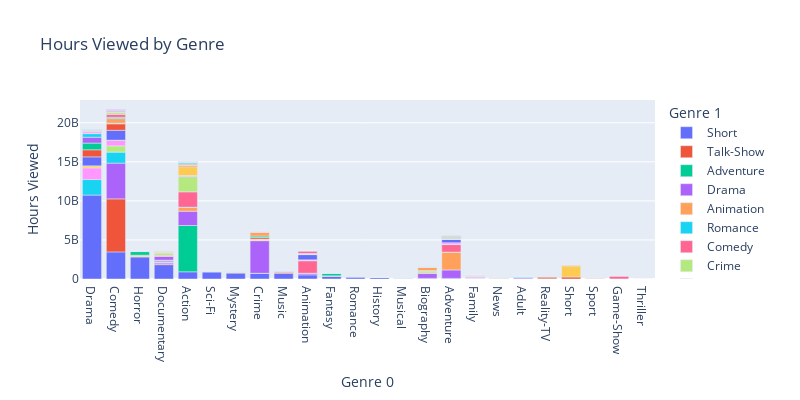

The code cell stored with this chart in its notebook:
### Code cell
# Use 'plotly' to create a visualization of the Hours Viewed by 'genre_0' and 'genre_1'. Use a stacked bar chart
# Think of the steps required to create the visualization
# Begin by grouping the data by 'genre_0' and 'genre_1' and sum the 'Hours Viewed' column. 
# Sort the resulting DataFrame by Hours Viewed for 'genre_0' and 'genre_1' in descending order
# Plot the stacked bar chart
# Use 'genre_0' for the x-axis and 'Hours Viewed' for the y-axis
# Use 'genre_1' for the color
# Add labels and title
# Set the figsize=(12, 8))
# Show the plot

import plotly.express as px

# Assuming 'df' is your DataFrame and it has columns 'genre_0', 'genre_1', and 'Hours Viewed'
grouped_df = netflix_imdb.groupby(['genre_0', 'genre_1'])['Hours Viewed'].sum().reset_index()

# Sort the DataFrame
sorted_df = grouped_df.sort_values(by='Hours Viewed', ascending=False)

# Create the plot
fig = px.bar(sorted_df, x='genre_0', y='Hours Viewed', color='genre_1', title='Hours Viewed by Genre',
             labels={'genre_0':'Genre 0', 'Hours Viewed':'Hours Viewed', 'genre_1':'Genre 1'}, 
             height=400, width=800)

# Show the plot
fig.show()

### Figure 1 — Plotly figure (JSON) as saved in the notebook; plotly's stock layout.template omitted (floating-point values rounded to 4 significant figures)
{"data": [{"alignmentgroup": "True", "hovertemplate": "Genre 1=Short<br>Genre 0=%{x}<br>Hours Viewed=%{y}<extra></extra>", "legendgroup": "Short", "marker": {"color": "#636efa", "pattern": {"shape": ""}}, "name": "Short", "offsetgroup": "Short", "orientation": "v", "showlegend": true, "textposition": "auto", "type": "bar", "x": ["Drama", "Comedy", "Horror", "Documentary", "Action", "Sci-Fi", "Mystery", "Crime", "Music", "Animation", "Fantasy", "Romance", "History", "Musical", "Biography", "Adventure", "Family", "News", "Adult", "Reality-TV"], "xaxis": "x", "y": [10743100000, 3469900000, 2847800000, 1839200000, 921600000, 916700000, 782500000, 729300000, 720800000, 531900000, 353900000, 265900000, 188100000, 94400000, 85000000, 82800000, 52700000, 46800000, 32400000, 32100000], "yaxis": "y"}, {"alignmentgroup": "True", "hovertemplate": "Genre 1=Talk-Show<br>Genre 0=%{x}<br>Hours Viewed=%{y}<extra></extra>", "legendgroup": "Talk-Show", "marker": {"color": "#EF553B", "pattern": {"shape": ""}}, "name": "Talk-Show", "offsetgroup": "Talk-Show", "orientation": "v", "showlegend": true, "textposition": "auto", "type": "bar", "x": ["Comedy", "Short", "Reality-TV", "Music", "Documentary", "News", "Sport", "Family", "Horror", "Sci-Fi", "Game-Show", "Crime", "History"], "xaxis": "x", "y": [6790700000, 257800000, 224900000, 193400000, 109100000, 58900000, 31200000, 28600000, 15100000, 13600000, 7900000, 7200000, 2400000], "yaxis": "y"}, {"alignmentgroup": "True", "hovertemplate": "Genre 1=Adventure<br>Genre 0=%{x}<br>Hours Viewed=%{y}<extra></extra>", "legendgroup": "Adventure", "marker": {"color": "#00cc96", "pattern": {"shape": ""}}, "name": "Adventure", "offsetgroup": "Adventure", "orientation": "v", "showlegend": true, "textposition": "auto", "type": "bar", "x": ["Action"], "xaxis": "x", "y": [5926900000], "yaxis": "y"}, {"alignmentgroup": "True", "hovertemplate": "Genre 1=Drama<br>Genre 0=%{x}<br>Hours Viewed=%{y}<extra></extra>", "legendgroup": "Drama", "marker": {"color": "#ab63fa", "pattern": {"shape": ""}}, "name": "Drama", "offsetgroup": "Drama", "orientation": "v", "showlegend": true, "textposition": "auto", "type": "bar", "x": ["Comedy", "Crime", "Action", "Adventure", "Biography", "Animation", "Documentary", "Adult"], "xaxis": "x", "y": [4573500000, 4179400000, 1824900000, 1076300000, 614300000, 209500000, 208600000, 141800000], "yaxis": "y"}, {"alignmentgroup": "True", "hovertemplate": "Genre 1=Animation<br>Genre 0=%{x}<br>Hours Viewed=%{y}<extra></extra>", "legendgroup": "Animation", "marker": {"color": "#FFA15A", "pattern": {"shape": ""}}, "name": "Animation", "offsetgroup": "Animation", "orientation": "v", "showlegend": true, "textposition": "auto", "type": "bar", "x": ["Adventure", "Action", "Adult"], "xaxis": "x", "y": [2278200000, 477900000, 2300000], "yaxis": "y"}, {"alignmentgroup": "True", "hovertemplate": "Genre 1=Romance<br>Genre 0=%{x}<br>Hours Viewed=%{y}<extra></extra>", "legendgroup": "Romance", "marker": {"color": "#19d3f3", "pattern": {"shape": ""}}, "name": "Romance", "offsetgroup": "Romance", "orientation": "v", "showlegend": true, "textposition": "auto", "type": "bar", "x": ["Drama", "Comedy", "Adult", "Action", "Reality-TV", "History", "Documentary", "Mystery", "Adventure", "Family", "Crime", "Musical", "Fantasy", "Animation", "Horror", "Music"], "xaxis": "x", "y": [1990000000, 1407400000, 87800000, 45800000, 30300000, 21400000, 11700000, 8700000, 6200000, 5800000, 4200000, 2100000, 1900000, 1800000, 900000, 300000], "yaxis": "y"}, {"alignmentgroup": "True", "hovertemplate": "Genre 1=Comedy<br>Genre 0=%{x}<br>Hours Viewed=%{y}<extra></extra>", "legendgroup": "Comedy", "marker": {"color": "#FF6692", "pattern": {"shape": ""}}, "name": "Comedy", "offsetgroup": "Comedy", "orientation": "v", "showlegend": true, "textposition": "auto", "type": "bar", "x": ["Action", "Animation", "Adventure", "Biography", "Adult"], "xaxis": "x", "y": [1961100000, 1599200000, 966400000, 76700000, 64200000], "yaxis": "y"}, {"alignmentgroup": "True", "hovertemplate": "Genre 1=Crime<br>Genre 0=%{x}<br>Hours Viewed=%{y}<extra></extra>", "legendgroup": "Crime", "marker": {"color": "#B6E880", "pattern": {"shape": ""}}, "name": "Crime", "offsetgroup": "Crime", "orientation": "v", "showlegend": true, "textposition": "auto", "type": "bar", "x": ["Action", "Comedy", "Biography", "Adult", "Adventure", "Animation"], "xaxis": "x", "y": [1949900000, 799100000, 281800000, 51300000, 21200000, 16500000], "yaxis": "y"}, {"alignmentgroup": "True", "hovertemplate": "Genre 1=Fantasy<br>Genre 0=%{x}<br>Hours Viewed=%{y}<extra></extra>", "legendgroup": "Fantasy", "marker": {"color": "#FF97FF", "pattern": {"shape": ""}}, "name": "Fantasy", "offsetgroup": "Fantasy", "orientation": "v", "showlegend": true, "textposition": "auto", "type": "bar", "x": ["Drama", "Comedy", "Adventure", "Action", "Animation", "Family", "Crime", "Adult", "Documentary"], "xaxis": "x", "y": [1495800000, 697500000, 208200000, 137200000, 93200000, 43200000, 4200000, 3000000, 100000], "yaxis": "y"}, {"alignmentgroup": "True", "hovertemplate": "Genre 1=Thriller<br>Genre 0=%{x}<br>Hours Viewed=%{y}<extra></extra>", "legendgroup": "Thriller", "marker": {"color": "#FECB52", "pattern": {"shape": ""}}, "name": "Thriller", "offsetgroup": "Thriller", "orientation": "v", "showlegend": true, "textposition": "auto", "type": "bar", "x": ["Short", "Action", "Drama", "Crime", "Horror", "Mystery", "Sci-Fi", "Comedy", "Romance"], "xaxis": "x", "y": [1441100000, 1141300000, 256900000, 183500000, 182800000, 112000000, 63100000, 31800000, 13300000], "yaxis": "y"}, {"alignmentgroup": "True", "hovertemplate": "Genre 1=Family<br>Genre 0=%{x}<br>Hours Viewed=%{y}<extra></extra>", "legendgroup": "Family", "marker": {"color": "#636efa", "pattern": {"shape": ""}}, "name": "Family", "offsetgroup": "Family", "orientation": "v", "showlegend": true, "textposition": "auto", "type": "bar", "x": ["Comedy", "Drama", "Animation", "Adventure", "Documentary", "Biography", "Action", "Crime"], "xaxis": "x", "y": [1263500000, 1147800000, 671800000, 436500000, 133800000, 7800000, 3000000, 2700000], "yaxis": "y"}, {"alignmentgroup": "True", "hovertemplate": "Genre 1=Horror<br>Genre 0=%{x}<br>Hours Viewed=%{y}<extra></extra>", "legendgroup": "Horror", "marker": {"color": "#EF553B", "pattern": {"shape": ""}}, "name": "Horror", "offsetgroup": "Horror", "orientation": "v", "showlegend": true, "textposition": "auto", "type": "bar", "x": ["Drama", "Comedy", "Crime", "Action", "Documentary", "Animation", "Fantasy", "Family", "Adventure", "History", "Biography", "Adult"], "xaxis": "x", "y": [908200000, 833600000, 210700000, 153200000, 108000000, 63400000, 53400000, 25900000, 17000000, 5500000, 800000, 300000], "yaxis": "y"}, {"alignmentgroup": "True", "hovertemplate": "Genre 1=Mystery<br>Genre 0=%{x}<br>Hours Viewed=%{y}<extra></extra>", "legendgroup": "Mystery", "marker": {"color": "#00cc96", "pattern": {"shape": ""}}, "name": "Mystery", "offsetgroup": "Mystery", "orientation": "v", "showlegend": true, "textposition": "auto", "type": "bar", "x": ["Drama", "Horror", "Fantasy", "Crime", "Action", "Comedy", "Animation", "Family", "Adventure", "Documentary", "History", "Music", "Adult"], "xaxis": "x", "y": [856800000, 462500000, 294800000, 177700000, 62300000, 38900000, 19800000, 8900000, 6200000, 2200000, 1700000, 1500000, 800000], "yaxis": "y"}, {"alignmentgroup": "True", "hovertemplate": "Genre 1=History<br>Genre 0=%{x}<br>Hours Viewed=%{y}<extra></extra>", "legendgroup": "History", "marker": {"color": "#ab63fa", "pattern": {"shape": ""}}, "name": "History", "offsetgroup": "History", "orientation": "v", "showlegend": true, "textposition": "auto", "type": "bar", "x": ["Drama", "Documentary", "Comedy", "Biography", "Adventure", "Action", "Animation"], "xaxis": "x", "y": [748400000, 466200000, 41700000, 7200000, 4100000, 4000000, 3200000], "yaxis": "y"}, {"alignmentgroup": "True", "hovertemplate": "Genre 1=Documentary<br>Genre 0=%{x}<br>Hours Viewed=%{y}<extra></extra>", "legendgroup": "Documentary", "marker": {"color": "#FFA15A", "pattern": {"shape": ""}}, "name": "Documentary", "offsetgroup": "Documentary", "orientation": "v", "showlegend": true, "textposition": "auto", "type": "bar", "x": ["Comedy", "Crime", "Biography", "Action", "Adventure", "Animation", "Adult"], "xaxis": "x", "y": [585100000, 453700000, 444100000, 146800000, 108600000, 26300000, 3000000], "yaxis": "y"}, {"alignmentgroup": "True", "hovertemplate": "Genre 1=Sci-Fi<br>Genre 0=%{x}<br>Hours Viewed=%{y}<extra></extra>", "legendgroup": "Sci-Fi", "marker": {"color": "#19d3f3", "pattern": {"shape": ""}}, "name": "Sci-Fi", "offsetgroup": "Sci-Fi", "orientation": "v", "showlegend": true, "textposition": "auto", "type": "bar", "x": ["Drama", "Action", "Comedy", "Adventure", "Horror", "Animation", "Family", "Fantasy", "Mystery", "Romance", "News", "Documentary", "Crime", "History"], "xaxis": "x", "y": [465000000, 185200000, 170800000, 76100000, 46700000, 35200000, 29000000, 28700000, 20800000, 13300000, 9200000, 4700000, 200000, 100000], "yaxis": "y"}, {"alignmentgroup": "True", "hovertemplate": "Genre 1=Reality-TV<br>Genre 0=%{x}<br>Hours Viewed=%{y}<extra></extra>", "legendgroup": "Reality-TV", "marker": {"color": "#FF6692", "pattern": {"shape": ""}}, "name": "Reality-TV", "offsetgroup": "Reality-TV", "orientation": "v", "showlegend": true, "textposition": "auto", "type": "bar", "x": ["Comedy", "Game-Show", "Animation", "Documentary", "Family", "Crime", "Adventure", "Drama", "Music", "Action", "Musical", "Mystery", "Biography", "Horror", "News"], "xaxis": "x", "y": [376900000, 361800000, 318300000, 143200000, 111900000, 95000000, 38200000, 32400000, 26000000, 24300000, 11500000, 5800000, 3000000, 3000000, 1600000], "yaxis": "y"}, {"alignmentgroup": "True", "hovertemplate": "Genre 1=News<br>Genre 0=%{x}<br>Hours Viewed=%{y}<extra></extra>", "legendgroup": "News", "marker": {"color": "#B6E880", "pattern": {"shape": ""}}, "name": "News", "offsetgroup": "News", "orientation": "v", "showlegend": true, "textposition": "auto", "type": "bar", "x": ["Documentary", "Comedy", "Animation", "Family", "Horror", "Musical", "Music", "Biography"], "xaxis": "x", "y": [290900000, 250100000, 21700000, 20400000, 18800000, 8200000, 8100000, 200000], "yaxis": "y"}, {"alignmentgroup": "True", "hovertemplate": "Genre 1=Music<br>Genre 0=%{x}<br>Hours Viewed=%{y}<extra></extra>", "legendgroup": "Music", "marker": {"color": "#FF97FF", "pattern": {"shape": ""}}, "name": "Music", "offsetgroup": "Music", "orientation": "v", "showlegend": true, "textposition": "auto", "type": "bar", "x": ["Drama", "Comedy", "Documentary", "Family", "Animation", "Game-Show", "Adventure", "Biography", "Fantasy", "Horror"], "xaxis": "x", "y": [209700000, 192000000, 100000000, 78800000, 18200000, 9500000, 5000000, 3200000, 500000, 200000], "yaxis": "y"}, {"alignmentgroup": "True", "hovertemplate": "Genre 1=Sport<br>Genre 0=%{x}<br>Hours Viewed=%{y}<extra></extra>", "legendgroup": "Sport", "marker": {"color": "#FECB52", "pattern": {"shape": ""}}, "name": "Sport", "offsetgroup": "Sport", "orientation": "v", "showlegend": true, "textposition": "auto", "type": "bar", "x": ["Documentary", "Drama", "Comedy", "Family", "Action", "Reality-TV", "News", "Animation", "Short", "History"], "xaxis": "x", "y": [149800000, 83800000, 66100000, 36700000, 25000000, 19500000, 16700000, 9700000, 6600000, 4300000], "yaxis": "y"}, {"alignmentgroup": "True", "hovertemplate": "Genre 1=War<br>Genre 0=%{x}<br>Hours Viewed=%{y}<extra></extra>", "legendgroup": "War", "marker": {"color": "#636efa", "pattern": {"shape": ""}}, "name": "War", "offsetgroup": "War", "orientation": "v", "showlegend": true, "textposition": "auto", "type": "bar", "x": ["Drama", "Documentary", "Action", "Biography", "Short", "Comedy", "Horror", "Sci-Fi", "History"], "xaxis": "x", "y": [96200000, 28100000, 25400000, 19700000, 13800000, 11000000, 7600000, 2600000, 200000], "yaxis": "y"}, {"alignmentgroup": "True", "hovertemplate": "Genre 1=Biography<br>Genre 0=%{x}<br>Hours Viewed=%{y}<extra></extra>", "legendgroup": "Biography", "marker": {"color": "#EF553B", "pattern": {"shape": ""}}, "name": "Biography", "offsetgroup": "Biography", "orientation": "v", "showlegend": true, "textposition": "auto", "type": "bar", "x": ["Adventure", "Action", "Animation"], "xaxis": "x", "y": [92600000, 76700000, 15500000], "yaxis": "y"}, {"alignmentgroup": "True", "hovertemplate": "Genre 1=Game-Show<br>Genre 0=%{x}<br>Hours Viewed=%{y}<extra></extra>", "legendgroup": "Game-Show", "marker": {"color": "#00cc96", "pattern": {"shape": ""}}, "name": "Game-Show", "offsetgroup": "Game-Show", "orientation": "v", "showlegend": true, "textposition": "auto", "type": "bar", "x": ["Comedy", "Adventure", "Family", "Documentary", "Animation", "Action"], "xaxis": "x", "y": [84500000, 78100000, 29000000, 8800000, 3300000, 1100000], "yaxis": "y"}, {"alignmentgroup": "True", "hovertemplate": "Genre 1=Musical<br>Genre 0=%{x}<br>Hours Viewed=%{y}<extra></extra>", "legendgroup": "Musical", "marker": {"color": "#ab63fa", "pattern": {"shape": ""}}, "name": "Musical", "offsetgroup": "Musical", "orientation": "v", "showlegend": true, "textposition": "auto", "type": "bar", "x": ["Comedy", "Music", "Drama", "Crime", "Documentary", "Animation"], "xaxis": "x", "y": [72200000, 37200000, 36800000, 4800000, 300000, 300000], "yaxis": "y"}, {"alignmentgroup": "True", "hovertemplate": "Genre 1=Western<br>Genre 0=%{x}<br>Hours Viewed=%{y}<extra></extra>", "legendgroup": "Western", "marker": {"color": "#FFA15A", "pattern": {"shape": ""}}, "name": "Western", "offsetgroup": "Western", "orientation": "v", "showlegend": true, "textposition": "auto", "type": "bar", "x": ["Short", "Adventure", "Drama", "Family", "Comedy", "Reality-TV", "Thriller", "Action", "Romance"], "xaxis": "x", "y": [71300000, 36000000, 29600000, 24900000, 11900000, 5200000, 3900000, 1900000, 1800000], "yaxis": "y"}, {"alignmentgroup": "True", "hovertemplate": "Genre 1=Film-Noir<br>Genre 0=%{x}<br>Hours Viewed=%{y}<extra></extra>", "legendgroup": "Film-Noir", "marker": {"color": "#19d3f3", "pattern": {"shape": ""}}, "name": "Film-Noir", "offsetgroup": "Film-Noir", "orientation": "v", "showlegend": true, "textposition": "auto", "type": "bar", "x": ["Drama", "Crime"], "xaxis": "x", "y": [29000000, 16200000], "yaxis": "y"}, {"alignmentgroup": "True", "hovertemplate": "Genre 1=Adult<br>Genre 0=%{x}<br>Hours Viewed=%{y}<extra></extra>", "legendgroup": "Adult", "marker": {"color": "#FF6692", "pattern": {"shape": ""}}, "name": "Adult", "offsetgroup": "Adult", "orientation": "v", "showlegend": true, "textposition": "auto", "type": "bar", "x": ["Action"], "xaxis": "x", "y": [8100000], "yaxis": "y"}], "layout": {"barmode": "relative", "height": 400, "legend": {"title": {"text": "Genre 1"}, "tracegroupgap": 0}, "title": {"text": "Hours Viewed by Genre"}, "width": 800, "xaxis": {"anchor": "y", "domain": [0, 1], "title": {"text": "Genre 0"}}, "yaxis": {"anchor": "x", "domain": [0, 1], "title": {"text": "Hours Viewed"}}}}
